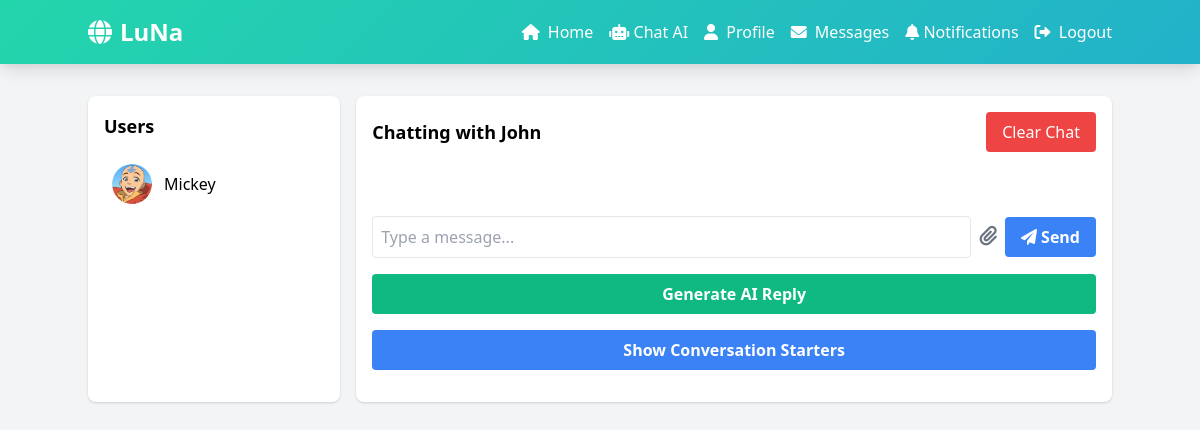
Page /messages/2 (signed in) on the committed database.
### models.py (models this page shows, shortened)
class User(UserMixin, db.Model):  # Ensure UserMixin is extended
    id = db.Column(db.Integer, primary_key=True)
    username = db.Column(db.String(80), unique=True, nullable=False, index=True)
    email = db.Column(db.String(120), unique=True, nullable=False, index=True)
    password_hash = db.Column(db.String(128), nullable=False)
    profile_picture = db.Column(db.String(120), default='default.jpg')
    bio = db.Column(db.Text)
    date_joined = db.Column(db.DateTime, default=lambda: datetime.now(pytz.timezone('Africa/Nairobi')))
    posts = db.relationship('Post', backref='author', lazy='dynamic', cascade="all, delete-orphan")
    comments = db.relationship('Comment', backref='author', lazy='dynamic', cascade="all, delete-orphan")
    followed = db.relationship(
        'User',
        secondary=followers,
        primaryjoin=id == followers.c.follower_id,
        secondaryjoin=id == followers.c.followed_id,
        backref=db.backref('followers', lazy='dynamic'),
        lazy='dynamic'
    )

### app.py (the view)
@app.route('/messages/', defaults={'recipient_id': None})
@app.route('/messages/<int:recipient_id>')
@login_required
def messages(recipient_id):
    available_users = get_available_users()
    if recipient_id is None and available_users:
        recipient_id = available_users[0]['id']
    recipient = User.query.get(recipient_id) if recipient_id else None
    messages = get_messages(current_user.id, recipient_id) if recipient_id else []
    starters = get_conversation_starters(current_user.id, recipient_id) if recipient_id else []
    return render_template('messages.html',
                           messages=messages,
                           starters=starters,
                           recipient=recipient,
                           available_users=available_users,
                           current_user=current_user)

### app.py (called while the page is built)
@login_manager.user_loader
def load_user(user_id):
    return User.query.get(int(user_id))

@app.before_request
def make_session_permanent():
    session.permanent = True
    app.permanent_session_lifetime = timedelta(days=30)

def get_messages(current_user_id, recipient_id, page=1, per_page=20):
    messages = db.session.query(Message, User).join(User, Message.sender_id == User.id).filter(
        or_(
            (Message.sender_id == current_user_id) & (Message.recipient_id == recipient_id),
            (Message.sender_id == recipient_id) & (Message.recipient_id == current_user_id)
        )
    ).order_by(Message.timestamp.asc()).paginate(page=page, per_page=per_page, error_out=False)
    return messages.items

def get_available_users():
    users = User.query.filter(User.id != current_user.id).all()
    return [{'id': user.id, 'username': user.username, 'profile_picture': user.profile_picture} for user in users]

@app.before_request
def make_session_permanent():
    session.permanent = True
    app.permanent_session_lifetime = timedelta(days=30)

### templates/messages.html (shortened to what this page needs)
<!DOCTYPE html>
<html lang="en">
<head>
    <link href="https://cdn.jsdelivr.net/npm/tailwindcss@2.2.19/dist/tailwind.min.css" rel="stylesheet">
    <link rel="stylesheet" href="https://cdnjs.cloudflare.com/ajax/libs/font-awesome/6.0.0-beta3/css/all.min.css">
</head>
<body class="bg-gray-100">
    <nav class="gradient-bg p-4 shadow-lg">
        <div class="container mx-auto flex justify-between items-center">
            <a href="/" class="text-white text-2xl font-bold flex items-center">
                <i class="fas fa-globe mr-2"></i>
                LuNa
            </a>
            <div id="menu" class="hidden md:flex space-x-4">
                <a href="/" class="text-white hover:text-gray-200 transition duration-300"><i class="fas fa-home mr-1"></i> Home</a>
                <a href="https://micymike-michaelmosesbot.hf.space" class="text-white hover:text-gray-200 transition duration-300"><i class="fa-solid fa-robot"></i> Chat AI</a>
                <a href="/profile/{{ current_user.username }}" class="text-white hover:text-gray-200 transition duration-300"><i class="fas fa-user mr-1"></i> Profile</a>
                <a href="/messages" class="text-white hover:text-gray-200 transition duration-300"><i class="fas fa-envelope mr-1"></i> Messages</a>
                <a href="/notifications" class="text-white hover:text-gray-200 transition duration-300"><i class="fa-solid fa-bell"></i> Notifications</a>
                <a href="/logout" class="text-white hover:text-gray-200 transition duration-300"><i class="fas fa-sign-out-alt mr-1"></i> Logout</a>
            </div>
        </div>
    </nav>
    <div class="container mx-auto py-8">
        <div class="flex flex-col md:flex-row">
            <div class="w-full md:w-1/4 bg-white p-4 rounded-lg shadow mb-4 md:mb-0">
                <h2 class="text-lg font-bold mb-4">Users</h2>
                {% for user in available_users %}
                <a href="{{ url_for('messages', recipient_id=user.id) }}" class="user-link flex items-center p-2 rounded-lg hover:bg-gray-200" data-user-id="{{ user.id }}">
                    <img src="{{ url_for('static', filename='uploads/' + user.profile_picture) }}" alt="{{ user.username }}" class="w-10 h-10 rounded-full">
                    <span class="ml-3">{{ user.username }}</span>
                </a>
                {% endfor %}
            </div>
            <div class="w-full md:w-3/4 bg-white p-4 rounded-lg shadow ml-0 md:ml-4 flex flex-col">
                {% if recipient %}
                    <div class="flex justify-between items-center mb-4">
                        <h2 class="text-lg font-bold">Chatting with {{ recipient.username }}</h2>
                        <button id="clear-chat" class="bg-red-500 text-white px-4 py-2 rounded">Clear Chat</button>
                    </div>
                    <div id="messages" class="flex-1 overflow-y-auto mb-4 p-4">
                    </div>
                    <form id="message-form" class="flex items-center">
                        <input type="text" id="message-input" name="content" placeholder="Type a message..." class="flex-1 mr-2 p-2 border rounded">
                        <label for="media" class="cursor-pointer mr-2">
                            <i class="fas fa-paperclip text-gray-500 text-xl"></i>
                        </label>
                        <button type="submit" id="send-button" class="bg-blue-500 hover:bg-blue-600 text-white font-bold py-2 px-4 rounded">
                            <i class="fas fa-paper-plane"></i> Send
                        </button>
                    </form>
                    <button id="ai-reply-btn" class="bg-green-500 hover:bg-green-600 text-white font-bold py-2 px-4 rounded mt-4">
                        Generate AI Reply
                    </button>
                    <button id="show-starters-btn" class="bg-blue-500 hover:bg-blue-600 text-white font-bold py-2 px-4 rounded mt-4 mb-4">
                        Show Conversation Starters
                    </button>
                {% else %}
                    <p class="text-center text-gray-500">Select a user to start chatting.</p>
                {% endif %}
            </div>
        </div>
    </div>
    </body>
</html>

### templates/messages.html (style rules this page uses)
.gradient-bg { background: linear-gradient(-45deg, #ee7752, #e73c7e, #23a6d5, #23d5ab); background-size: 400% 400%; animation: gradientBG 15s ease infinite; }

### rows in the picture
User: profile_picture (placeholder picture), username "Mickey"
User: username "John"
